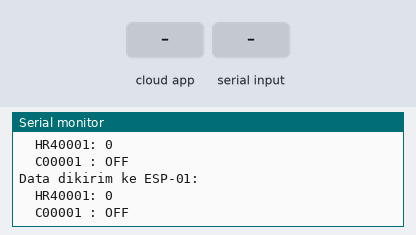
Simulated run of this sketch. Board: ESP32. On the bench: the last lines printed to the serial monitor. The inputs (shaded band) are chosen by the test bench. WiFi joins after 1.5 s; servers stay silent unless stated.

Above: at 2.7 s.
2.8 s: the phone or cloud app sets discreate00001 to 1
At 4.0 s:
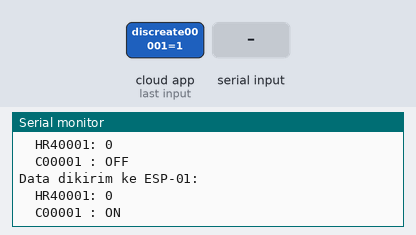
5.8 s: "H:\n" received over the second serial link
At 6.4 s:
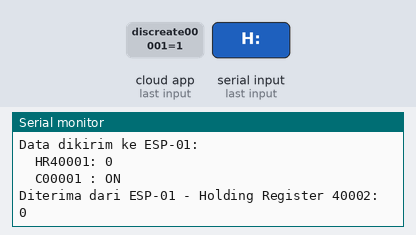
7.3 s: "C:\n" received over the second serial link
At 7.46 s:
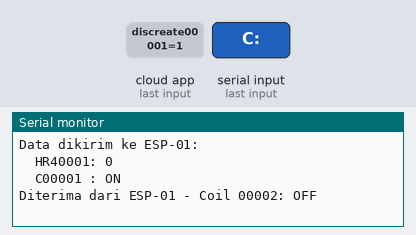
8.8 s: "C:90\n" received over the second serial link
At 9.4 s:
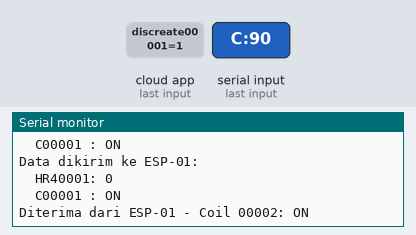
10.3 s: the phone or cloud app sets holdingRegister40001 to 25
11.8 s: the phone or cloud app sets holdingRegister40001 to 50
Timing chart, 0 to 14.3 s (numbered marks = the images above; inputs shaded):
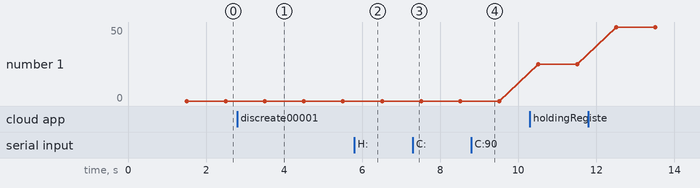

The sketch:

Connect_with_pm_jun06a.ino
```cpp
#include "arduino_secrets.h"

/*
  Sketch generated by the Arduino IoT Cloud Thing "Untitled"
  https://create.arduino.cc/cloud/things/a587e668-a412-4cc8-a3cc-653c7152be5a

  Arduino IoT Cloud Variables description

  The following variables are automatically generated and updated when changes are made to the Thing

  int holdingRegister40001;
  int holdingRegister40002;
  bool discreate00001;
  bool discreate00002;

  Variables which are marked as READ/WRITE in the Cloud Thing will also have functions
  which are called when their values are changed from the Dashboard.
  These functions are generated with the Thing and added at the end of this sketch.
*/

#include "thingProperties.h"

void setup() {
  // Initialize serial and wait for port to open:
  Serial.begin(115200);
  // This delay gives the chance to wait for a Serial Monitor without blocking if none is found
  delay(1500);

  Serial2.begin(9600, SERIAL_8N1, RXD2, TXD2);  // Komunikasi ke ESP-01
  Serial.println("ESP32 Serial2 Modbus Communication Started");

  // Defined in thingProperties.h
  initProperties();

  // Connect to Arduino IoT Cloud
  ArduinoCloud.begin(ArduinoIoTPreferredConnection);

  /*
     The following function allows you to obtain more information
     related to the state of network and IoT Cloud connection and errors
     the higher number the more granular information you’ll get.
     The default is 0 (only errors).
     Maximum is 4
 */
  setDebugMessageLevel(2);
  ArduinoCloud.printDebugInfo();


}

void loop() {
  ArduinoCloud.update();
  // Your code here
  // Terima dari ESP-01
  while (Serial2.available()) {
    String line = Serial2.readStringUntil('\n');
    line.trim();

    if (line.startsWith("H:")) {
      holdingRegister40002 = line.substring(2).toInt();
      Serial.print("Diterima dari ESP-01 - Holding Register 40002: ");
      Serial.println(holdingRegister40002);
    }
    else if (line.startsWith("C:")) {
      discreate00002 = line.substring(2).toInt() > 0;
      Serial.print("Diterima dari ESP-01 - Coil 00002: ");
      Serial.println(discreate00002 ? "ON" : "OFF");
    }
  }

  // Kirim ke ESP-01 setiap 1 detik
  static uint32_t lastSend = 0;
  if (millis() - lastSend > 1000) {
    lastSend = millis();

    Serial2.print("HR40001:");
    Serial2.println(holdingRegister40001);

    Serial2.print("C00001:");
    Serial2.println(discreate00001 ? 1 : 0);

    Serial.println("Data dikirim ke ESP-01:");
    Serial.print("  HR40001: "); Serial.println(holdingRegister40001);
    Serial.print("  C00001 : "); Serial.println(discreate00001 ? "ON" : "OFF");
  }

}


/*
  Since HoldingRegister40001 is READ_WRITE variable, onHoldingRegister40001Change() is
  executed every time a new value is received from IoT Cloud.
*/
void onHoldingRegister40001Change()  {

}

/*
  Since HoldingRegister40002 is READ_WRITE variable, onHoldingRegister40002Change() is
  executed every time a new value is received from IoT Cloud.
*/
void onHoldingRegister40002Change()  {

}

/*
  Since Discreate00001 is READ_WRITE variable, onDiscreate00001Change() is
  executed every time a new value is received from IoT Cloud.
*/
void onDiscreate00001Change()  {

}

/*
  Since Discreate00002 is READ_WRITE variable, onDiscreate00002Change() is
  executed every time a new value is received from IoT Cloud.
*/
void onDiscreate00002Change()  {

}
```

arduino_secrets.h
```cpp
#define SECRET_DEVICE_KEY ""
#define SECRET_OPTIONAL_PASS ""
#define SECRET_SSID ""
```

thingProperties.h
```cpp
// Code generated by Arduino IoT Cloud, DO NOT EDIT.
#include <ArduinoIoTCloud.h>
#include <Arduino_ConnectionHandler.h>

const char DEVICE_LOGIN_NAME[]  = "63bd056e-a8b7-4c04-916f-e88bafbe78e6";

const char SSID[]               = SECRET_SSID;    // Network SSID (name)
const char PASS[]               = SECRET_OPTIONAL_PASS;    // Network password (use for WPA, or use as key for WEP)
const char DEVICE_KEY[]  = SECRET_DEVICE_KEY;    // Secret device password

void onHoldingRegister40001Change();
void onHoldingRegister40002Change();
void onDiscreate00001Change();
void onDiscreate00002Change();

int holdingRegister40001;
int holdingRegister40002;
bool discreate00001;
bool discreate00002;

#define RXD2 16 // GPIO16 = RX2
#define TXD2 17 // GPIO17 = TX2

void initProperties(){

  ArduinoCloud.setBoardId(DEVICE_LOGIN_NAME);
  ArduinoCloud.setSecretDeviceKey(DEVICE_KEY);
  ArduinoCloud.addProperty(holdingRegister40001, READWRITE, 5 * SECONDS, onHoldingRegister40001Change);
  ArduinoCloud.addProperty(holdingRegister40002, READWRITE, 5 * SECONDS, onHoldingRegister40002Change);
  ArduinoCloud.addProperty(discreate00001, READWRITE, 5 * SECONDS, onDiscreate00001Change);
  ArduinoCloud.addProperty(discreate00002, READWRITE, 5 * SECONDS, onDiscreate00002Change);

}

WiFiConnectionHandler ArduinoIoTPreferredConnection(SSID, PASS);
```

Measured:
- after the input at 2.8 s, the serial monitor: prints a new line after 0.71 s (image 1)
- after the input at 5.8 s, the serial monitor: prints a new line at once (image 2)
- after the input at 7.3 s, the serial monitor: prints a new line at once (image 3)
- after the input at 8.8 s, the serial monitor: prints a new line at once (image 4)
- plotted number 1: 0 → 25 after the input at 10.3 s, 25 → 50 after the input at 11.8 s
